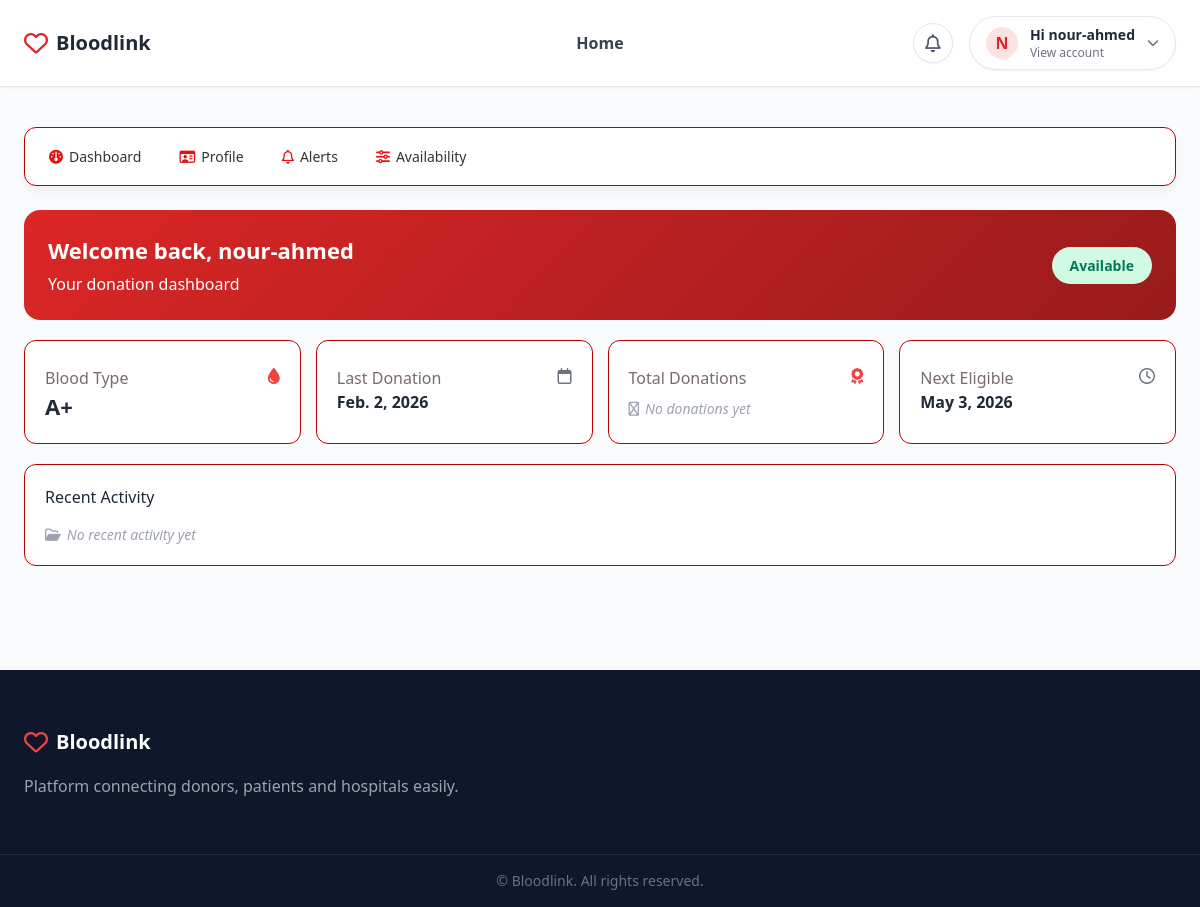
The page /donors/dashboard/ (signed in) on the database its author committed.
### donors/models.py (models this page shows, shortened)
class DonorProfile(models.Model):
    BLOOD_TYPES = [
        ('A+', 'A+'), ('A-', 'A-'),
        ('B+', 'B+'), ('B-', 'B-'),
        ('AB+', 'AB+'), ('AB-', 'AB-'),
        ('O+', 'O+'), ('O-', 'O-'),
    ]
    EGYPT_CITIES = [
    ("Cairo", "Cairo"),
    ("Alexandria", "Alexandria"),
    ("Giza", "Giza"),
    ("Shubra El Kheima", "Shubra El Kheima"),
    ("Port Said", "Port Said"),
    ("Suez", "Suez"),
    ("Luxor", "Luxor"),
    ("Aswan", "Aswan"),
    ("Asyut", "Asyut"),
    ("Mansoura", "Mansoura"),
    ("Tanta", "Tanta"),
    ("Zagazig", "Zagazig"),
    ("Ismailia", "Ismailia"),
    ("Faiyum", "Faiyum"),
    ("Damietta", "Damietta"),
    ("Minya", "Minya"),
    ("Beni Suef", "Beni Suef"),
    ("Qena", "Qena"),
    ("Sohag", "Sohag"),
    ("Hurghada", "Hurghada"),
    ("Sharm El Sheikh", "Sharm El Sheikh"),
   ]
    user = models.OneToOneField(settings.AUTH_USER_MODEL, on_delete=models.CASCADE)
    full_name = models.CharField(max_length=150, blank=True)
    phone = models.CharField(max_length=30, blank=True)
    date_of_birth = models.DateField(null=True, blank=True)
    address = models.CharField(max_length=255, blank=True)
    city = models.CharField(
    max_length=100,
    choices=EGYPT_CITIES,
    blank=True,
    null=True
   )
    blood_type = models.CharField(max_length=5, choices=BLOOD_TYPES, blank=True, null=True)
    weight_kg = models.PositiveIntegerField(null=True, blank=True)
    last_donation_date = models.DateField(null=True, blank=True)
    medical_conditions = models.TextField(blank=True)
    allergies = models.TextField(blank=True)
    is_available = models.BooleanField(default=True)
    max_distance_km = models.PositiveIntegerField(default=15)
    latitude = models.DecimalField(max_digits=18, decimal_places=6, null=True, blank=True)
    longitude = models.DecimalField(max_digits=18, decimal_places=6, null=True, blank=True)

### donors/views.py (the view)
# urls.py: path("dashboard/", views.donor_dashboard, name="donor_dashboard"),
@login_required
def donor_dashboard(request):
    profile = _get_profile(request.user)
    date_eligible = True
    if profile.last_donation_date:
     diff = (date.today() - profile.last_donation_date).days
     date_eligible = diff >= 90
    final_available = profile.is_available and date_eligible
    next_eligible = None
    if profile.last_donation_date:
        next_eligible = profile.last_donation_date + timedelta(days=90)
    total_donations = DonorActivity.objects.filter(
    donor=profile,
    title="Donation completed"
    ).count()
    stats = {
       "blood_type": profile.blood_type or "—",
       "last_donation": profile.last_donation_date,
       "total_donations": total_donations,
       "next_eligible": next_eligible,
    }
    recent_activity = profile.activities.order_by("-created_at")[:5]
    impact_lives = stats["total_donations"] * 3
    return render(request, "donors/donor_dashboard.html", {
        "profile": profile,
        "stats": stats,
        "recent_activity": recent_activity,
        "impact_lives": impact_lives,
        "date_eligible": date_eligible,
        "final_available": final_available,
    })

### accounts/context_processors.py (called while the page is built, shortened)
def notification_count(request):
    if not request.user.is_authenticated:
        return {'notification_count': 0}
    user = request.user
    count = 0
    try:
        if hasattr(user, 'hospital_profile'):
            count = Alert.objects.filter(
                hospital=user.hospital_profile,
                is_read=False
            ).count()
        elif hasattr(user, 'donor_profile'):
            donor_profile = getattr(user, 'donorprofile', None)
            if donor_profile:
                total = BloodRequest.objects.filter(
                    target_donor=donor_profile,
                    status=BloodRequest.Status.PENDING
                ).count()
                seen = request.session.get('donor_seen_requests', 0)
                count = max(0, total - seen)
    except Exception:
        count = 0
    return {'notification_count': count}

### accounts/views.py (called while the page is built)
def base_context(request):
    if not request.user.is_authenticated:
        return {}
    return {
        'is_donor': hasattr(request.user, 'donor_profile'),
        'is_patient': hasattr(request.user, 'patient_profile'),
        'is_hospital': hasattr(request.user, 'hospital_profile'),
    }

def user_type(request):
    if not request.user.is_authenticated:
        return {}
    return {
        "user_type": (
            "donor" if hasattr(request.user, "donor_profile")
            else "patient" if hasattr(request.user, "patient_profile")
            else "hospital" if hasattr(request.user, "hospital_profile")
            else None
        )
    }

### donors/views.py (called while the page is built)
def _get_profile(user):
    profile, _ = DonorProfile.objects.get_or_create(user=user)
    return profile

### templates/donors/donor_dashboard.html (shortened to what this page needs)
{% extends "base.html" %}
{% block content %}
<div class="mb-6">
  {% include "donors/donor_subnav.html" with active_tab="dashboard" %}
</div>
<div class="header">
  <div>
    <div class="title">
      Welcome back, {{ profile.full_name|default:user.username }}
    </div>
    <div class="text-muted" style="color: #ffffff;">Your donation dashboard</div>
  </div>
  <div class="badge {% if final_available %}green{% else %}gray{% endif %}">
  {% if final_available %}
    Available
  {% else %}
    Not Available
  {% endif %}
</div>
</div>
<div class="grid grid-4">
  <div class="card">
    <div class="card-header">
      <p class="text-muted">Blood Type</p>
      <i class="fa-solid fa-droplet text-red-500"></i>
    </div>
    {% if stats.blood_type %}
      <p class="title">{{ stats.blood_type }}</p>
    {% else %}
      <p class="empty-state">
        <i class="fa-regular fa-circle-question"></i>
        Not specified yet
      </p>
    {% endif %}
  </div>
  <div class="card">
    <div class="card-header">
      <p class="text-muted">Last Donation</p>
      <i class="fa-regular fa-calendar text-gray-500"></i>
    </div>
    {% if stats.last_donation %}
      <p class="title" style="font-size:16px">{{ stats.last_donation }}</p>
    {% else %}
      <p class="empty-state">
        <i class="fa-regular fa-clock"></i>
        No donation history yet
      </p>
    {% endif %}
  </div>
  <div class="card">
    <div class="card-header">
      <p class="text-muted">Total Donations</p>
      <i class="fa-solid fa-award text-red-500"></i>
    </div>
    {% if stats.total_donations %}
      <p class="title">{{ stats.total_donations }}</p>
    {% else %}
      <p class="empty-state">
        <i class="fa-regular fa-circle-info"></i>
        No donations yet
      </p>
    {% endif %}
  </div>
  <div class="card">
    <div class="card-header">
      <p class="text-muted">Next Eligible</p>
      <i class="fa-regular fa-clock text-gray-500"></i>
    </div>
    {% if stats.next_eligible %}
      <p class="title" style="font-size:16px">{{ stats.next_eligible }}</p>
    {% else %}
      <p class="empty-state">
        <i class="fa-regular fa-hourglass"></i>
        Not calculated yet
      </p>
    {% endif %}
  </div>
</div>
<div class="card" style="margin-top:20px;">
  <h3>Recent Activity</h3>
  <div style="margin-top:15px;">
  {% for item in recent_activity %}
  <div class="activity">
    <div class="dot red"></div>
    <div class="activity-box">
      <p><strong>{{ item.title }}</strong></p>
      <p class="text-muted">
        {{ item.details }}  {{ item.created_at|date:"F d, Y - h:i A" }}
      </p>
      <p class="text-muted">
      </p>
    </div>
  </div>
{% empty %}
  <p class="empty-state">
    <i class="fa-regular fa-folder-open"></i>
    No recent activity yet
  </p>
{% endfor %}
  </div>
</div>
{% endblock %}

### templates/base.html (shortened to what this page needs)
<!doctype html>
<html lang="en">
  <head>
    <script src="https://cdn.tailwindcss.com"></script>
    <link
      href="https://cdnjs.cloudflare.com/ajax/libs/font-awesome/6.4.0/css/all.min.css"
      rel="stylesheet"
    />
  </head>
  <body class="bg-gray-50 text-gray-800">
    <header class="bg-white border-b shadow-sm">
      <div
        class="max-w-7xl mx-auto px-6 py-4 flex justify-between items-center relative"
      >
        <div class="flex items-center gap-2">
          <i class="fa-regular fa-heart text-red-600 text-2xl"></i>
          <span class="text-xl font-bold">Bloodlink</span>
        </div>
        <nav id="mobileMenu" class="font-medium">
          <a href="{% url 'home' %}" class="nav-link"> Home </a>
        </nav>
        <div class="flex items-center gap-4">
          {% if user.is_authenticated %}
          {% if user.is_authenticated %}
          <a href="{% if user.hospital_profile %}{% url 'hospital_alerts' %}{% elif user.donor_profile %}{% url 'donor_alerts' %}{% else %}{% url 'patient_dashboard' %}{% endif %}"
            class="relative inline-flex items-center justify-center w-10 h-10 rounded-full border bg-white shadow-sm hover:bg-gray-50 transition">
            <i class="fa-regular fa-bell text-gray-600 text-lg"></i>
          </a>
          {% endif %}
          <div class="relative">
            <button
              onclick="toggleMenu()"
              class="flex items-center gap-3 px-4 py-2 rounded-full border bg-white shadow-sm"
            >
              <div
                class="w-8 h-8 bg-red-100 text-red-600 rounded-full flex items-center justify-center font-bold uppercase"
              >
                {{ user.username|first }}
              </div>
              <div class="text-left">
                <p class="text-sm font-semibold">Hi {{ user.username }}</p>
                <p class="text-xs text-gray-500">View account</p>
              </div>
              <i class="fa-solid fa-chevron-down text-xs text-gray-500"></i>
            </button>
          </div>
          {% endif %}
        </div>
      </div>
    </header>
    <main class="max-w-7xl mx-auto px-6 py-10">
      {% block content %}{% endblock %}
    </main>
    <footer class="bg-slate-900 text-gray-300 mt-16">
      <div class="max-w-7xl mx-auto px-6 py-14">
        <div class="flex items-center gap-2 mb-4">
          <i class="fa-regular fa-heart text-red-500 text-2xl"></i>
          <span class="text-xl font-bold text-white">Bloodlink</span>
        </div>
        <p class="text-gray-400">
          Platform connecting donors, patients and hospitals easily.
        </p>
      </div>
      <div
        class="border-t border-slate-800 text-gray-500 text-sm text-center py-4"
      >
        © {{ now|date:"Y" }} Bloodlink. All rights reserved.
      </div>
    </footer>
  </body>
</html>

### templates/base.html (style rules this page uses)
.nav-link { display: block; padding: 8px 14px; font-weight: 600; color: #374151; transition: 0.3s; border-radius: 10px; }
@media (min-width: 1025px) { #mobileMenu { display: flex !important; flex-direction: row; gap: 18px; align-items: center; justify-content: center; position: absolute; left: 50%; transform: translateX(-50%); top: 50%; translate: 0 -50%; width: auto; background: transparent; border: none; box-shadow: none; padding: 0; } }

### templates/donors/donor_dashboard.html (style rules this page uses)
.card { background: #fff; border: 1px solid #b80000; border-radius: 12px; padding: 20px; }
.grid { display: grid; gap: 15px; }
.grid-4 { grid-template-columns: repeat(4, 1fr); }
.header { background: linear-gradient(135deg, #dc2626, #991b1b); color: white; padding: 24px; border-radius: 16px; margin-bottom: 20px; display: flex; justify-content: space-between; align-items: center; }
.title { font-size: 22px; font-weight: 600; }
.text-muted { color: #786b6b; margin-top: 5px; }
.badge { padding: 5px 10px; border-radius: 20px; font-size: 13px; font-weight: 500; margin-left: auto; }
.badge.green { background: #d1fae5; color: #047857; padding: 8px 18px; border-radius: 999px; font-size: 14px; font-weight: 600; display: inline-flex; align-items: center; gap: 6px; }
.card-header { display: flex; justify-content: space-between; align-items: center; }
.empty-state { color: #9ca3af; font-size: 14px; font-style: italic; margin-top: 8px; display: flex; align-items: center; gap: 6px; }

### rows shown on the page
DonorProfile: full_name "nour-ahmed", blood_type "A+", last_donation "Feb. 2, 2026"

### other values the page prints
{{ user.username|first }} "N"
{{ user.username }} "nour-ahmed"
{{ stats.next_eligible }} "May 3, 2026"
